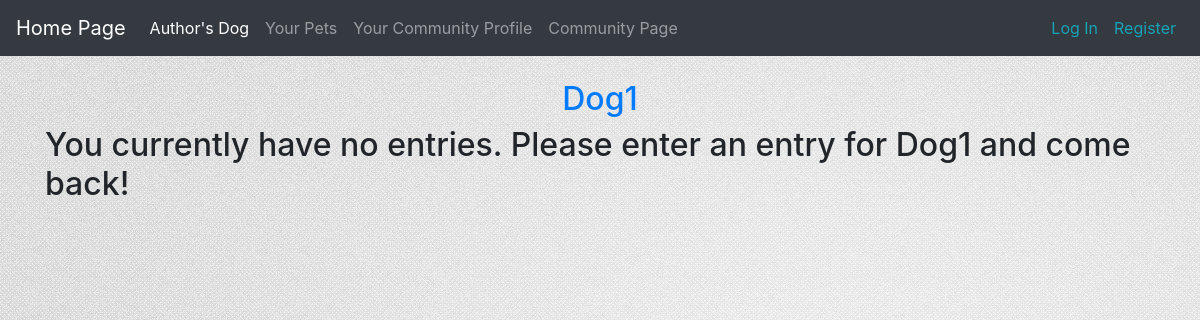
Page /share_dog/4/ on the earlier database version.
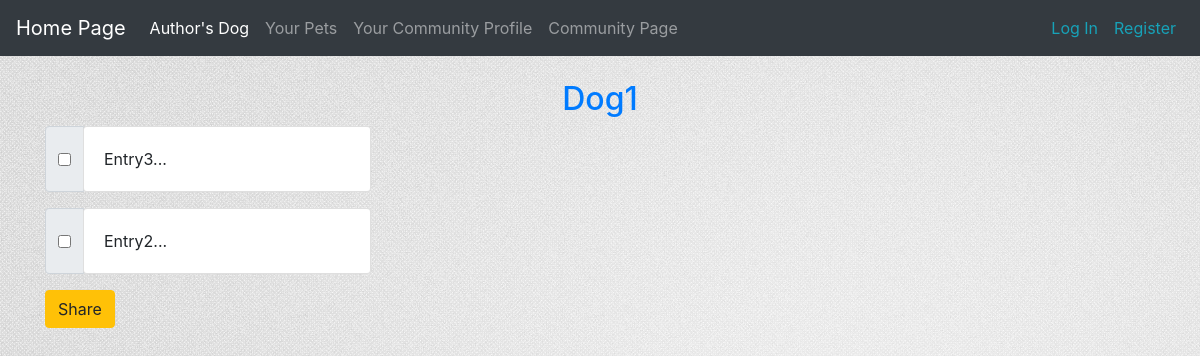
Same page on the later database version.
### test_dog_app/models.py (models this page shows)
class DogName(models.Model):
    owner = models.ForeignKey(User, on_delete=models.CASCADE)
    owner_profile = models.ForeignKey(Profile, on_delete=models.CASCADE, null=False, blank=False)
    name = models.CharField(max_length=70)
    share = models.BooleanField(default=False)
    shared_date = models.DateTimeField(auto_now_add=False, auto_now=False, null=True, blank=False)
    def __str__(self):
        return self.name

class Entry(models.Model):
    dog_name = models.ForeignKey(DogName, on_delete=models.CASCADE, null=False)
    bio_entry = models.TextField()
    dog_photo = models.ImageField(default=None, upload_to='photo_img/', blank=True)
    share = models.BooleanField(default=False)
    date_entry = models.DateTimeField(auto_now_add=True)
    shared_date = models.DateTimeField(auto_now_add=False, auto_now=False, null=True, blank=False)
    def __str__(self):
        return f'{self.bio_entry[:50]}...'

### test_dog_app/views.py (the view, shortened to what this page needs)
# urls.py: path('share_dog/<int:dog_id>/', views.share_dog, name='share_dog'),
def share_dog(request, dog_id):
    dog_to_share = DogName.objects.get(id=dog_id)
    dog_info = dog_to_share.entry_set.filter(share=False).order_by('-date_entry')
    all_dog_entries = dog_to_share.entry_set.all()
    paginator = Paginator(dog_info, 3)
    page_number = request.GET.get('page', 1)
    dog_info = paginator.get_page(page_number)
    content = {
        'dog_to_share':dog_to_share,
        'dog_info':dog_info,
        'all_dog_entries':all_dog_entries,
    }
    return render(request, 'share_dog.html',content)

### test_dog_app/templates/share_dog.html (shortened to what this page needs)
{% extends 'base.html' %}
{% block content %}
<div style="text-align: center">
    <h2>
        <a href="{% url 'test_dog_app:user_private_entries' dog_to_share.id %}">
            {{ dog_to_share }}
        </a>
    </h2>
</div>
    <form action="{% url 'test_dog_app:share_dog' dog_to_share.id %}" method="post">
    {% for entry in dog_info %}
    <div class="input-group mb-3">
        <div class="input-group-prepend">
            <div class="input-group-text">
                <input name="entry" type="checkbox" value="{{ entry.id }}" aria-label="Share"/>
            </div>
        </div>
        {% if entry.dog_photo %}
            <div class="card" style="width: 18rem;">
                <img src="{{ entry.dog_photo.url }}" class="card-img-top" alt="dog-photo">
                <hr class="my-4">
                <div class="card-body">
                    <p class="card-text">
                        {{ entry }}
                    </p>
                </div>
            </div>
        {% else %}
            <div class="card" style="width: 18rem;">
                <div class="card-body">
                    {{ entry }}
                </div>
            </div>
        {% endif %}
    </div>
    {% empty %}
        {% if all_dog_entries %}
            <h2>All of your entries have been shared for {{ dog_to_share }}. Please visit your community profile to
                manage your shared entry :)</h2>
        {% else %}
            <h2>You currently have no entries. Please enter an entry for {{ dog_to_share }} and come back!</h2>
        {% endif %}
    {% endfor %}
      <div class="float-left">
        {% if dog_info %}
            <button class='btn btn-warning' name="submit">
                Share
            </button>
        {% endif %}
    </div>
</form>
{% endblock content %}

Differences in the rows shown:
shown differently, row unchanged: DogName "Dog1": name "Dog1" → (not shown)
added Entry: bio_entry "Entry3..."
added Entry: bio_entry "Entry2..."
Other differences:
text no longer shown: "You currently have no entries. Please enter an entry for and come back!"
text now shown: "Share"
